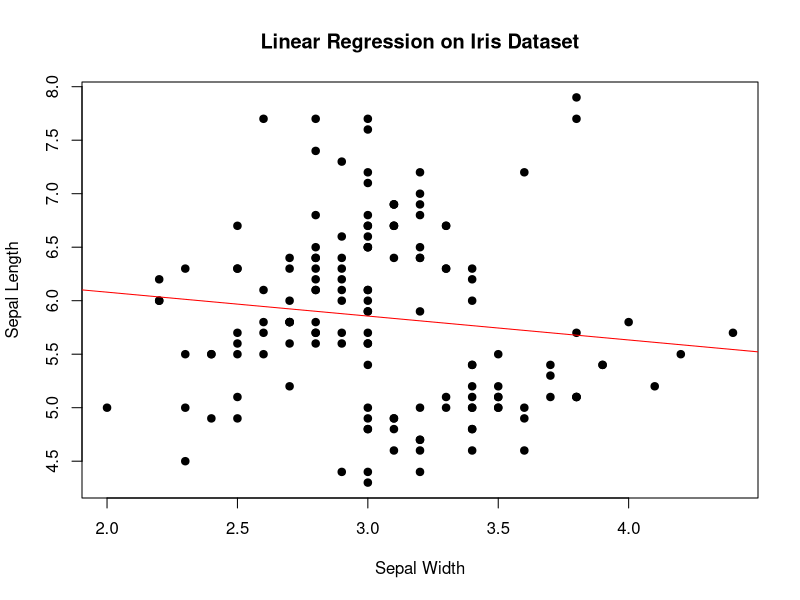

Here is the R script that generated this plot:
# Load the Iris dataset
data(iris)

# Create a linear model
model <- lm(Sepal.Length ~ Sepal.Width, data = iris)

# Summarize the model
summary(model)

# Plot the data and the regression line
plot(iris$Sepal.Width, iris$Sepal.Length, main = "Linear Regression on Iris Dataset",
     xlab = "Sepal Width", ylab = "Sepal Length", pch = 19)
abline(model, col = "red")